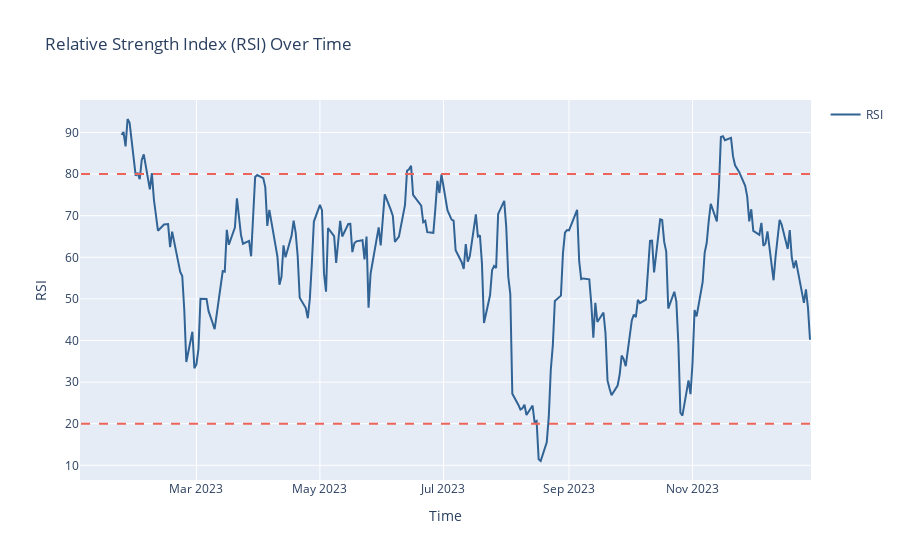

Notebook code cell kept with this figure:
### Code cell
import plotly.graph_objects as go
trace_rsi = go.Scatter(x=df1.index, y=df1['rsi'], mode='lines', name='RSI', line=dict(color='#316395'))


layout = go.Layout(title='Relative Strength Index (RSI) Over Time',
                   xaxis=dict(title='Time'),
                   yaxis=dict(title='RSI'),
                   showlegend=True)


layout.shapes = [
    dict(type='line', x0=data.index[0], x1=data.index[-1], y0=80, y1=80, line=dict(color='rgb(237,100,90)', width=2, dash='dash')),
    dict(type='line', x0=data.index[0], x1=data.index[-1], y0=20, y1=20, line=dict(color='rgb(237,100,90)', width=2, dash='dash'))
]

# Create figure and add traces
fig = go.Figure(data=[trace_rsi], layout=layout)

# Show the figure
fig.show()

### Figure 1 — Plotly figure (JSON) as saved in the notebook; plotly's stock layout.template omitted (floating-point values rounded to 4 significant figures; data arrays with more than 128 entries replaced by an {"elided": "..."} marker saying what was removed)
{"data": [{"line": {"color": "#316395"}, "mode": "lines", "name": "RSI", "type": "scatter", "x": {"elided": "250 str values"}, "y": {"elided": "250 float values"}}], "layout": {"shapes": [{"line": {"color": "rgb(237,100,90)", "dash": "dash", "width": 2}, "type": "line", "x0": "2023-01-03T00:00:00", "x1": "2023-12-29T00:00:00", "y0": 80, "y1": 80}, {"line": {"color": "rgb(237,100,90)", "dash": "dash", "width": 2}, "type": "line", "x0": "2023-01-03T00:00:00", "x1": "2023-12-29T00:00:00", "y0": 20, "y1": 20}], "showlegend": true, "title": {"text": "Relative Strength Index (RSI) Over Time"}, "xaxis": {"title": {"text": "Time"}}, "yaxis": {"title": {"text": "RSI"}}}}
